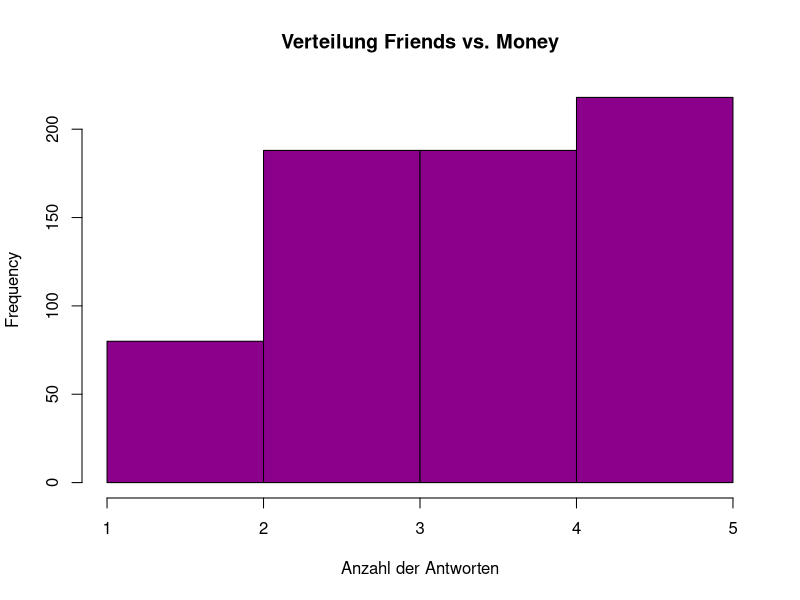

Write the R code that produced this figure.
## ---- chunk 1
knitr::opts_chunk$set(
	echo = TRUE,
	message = FALSE,
	warning = FALSE
)
## ---- chunk 2
library(readr)
library(tidyverse)
mafo <- read_csv("responses.csv")
mafo <- drop_na(mafo)
## ---- chunk 3
glimpse (mafo)
## ---- chunk 4
mafo <- drop_na(mafo)
## ---- chunk 5
table(mafo$Gender)
## ---- chunk 6
mean (mafo$Age)
## ---- chunk 7
table(mafo$Age)
## ---- chunk 8
median(mafo$Age)
## ---- chunk 9
IQR(mafo$Age)
## ---- chunk 10
sd(mafo$Age)
## ---- chunk 11
mean(mafo$Weight)
## ---- chunk 12
table(mafo$Weight)
## ---- chunk 13
median(mafo$Weight)
## ---- chunk 14
IQR(mafo$Weight)
## ---- chunk 15
sd (mafo$Weight)
## ---- chunk 16
mean(mafo$Loneliness)
## ---- chunk 17
table(mafo$Loneliness)
## ---- chunk 18
median(mafo$Loneliness)
## ---- chunk 19
IQR(mafo$Loneliness)
## ---- chunk 20
sd (mafo$Loneliness)
## ---- chunk 21
mean(mafo$God)
## ---- chunk 22
table(mafo$God)
## ---- chunk 23
median(mafo$God)
## ---- chunk 24
IQR(mafo$God)
## ---- chunk 25
sd (mafo$God)
## ---- chunk 26
t.test(mafo$`Friends versus money` ~ Gender, data = mafo)
## ---- chunk 27
sum(mafo$`Friends versus money` == 1)
sum(mafo$`Friends versus money` == 2)
sum(mafo$`Friends versus money` == 3)
sum(mafo$`Friends versus money` == 4)
sum(mafo$`Friends versus money` == 5)
## ---- chunk 28
friendsvsmoney <- mafo$`Friends versus money`
hist(friendsvsmoney,
     main="Verteilung Friends vs. Money",
     xlab="Anzahl der Antworten",
     xlim=c(1,5),
     breaks = c(5),
     col="darkmagenta")
## ---- chunk 29
t.test(mafo$`Friends versus money` ~ Gender, data = mafo)
## ---- chunk 30
sum(mafo$Height >= 170)
## ---- chunk 31
binom1 <- binom.test(436, 674, 0.7) 
  
binom1
## ---- chunk 32
sum(mafo$Weight >= 50)
## ---- chunk 33
binom1 <- binom.test(630, 674, 0.9) 
  
binom1
## ---- chunk 34
chisq.test(mafo$`Number of siblings`, mafo$Loneliness)
## ---- chunk 35
chisq.test(mafo$`Active sport`, mafo$`Spending on healthy eating`)
